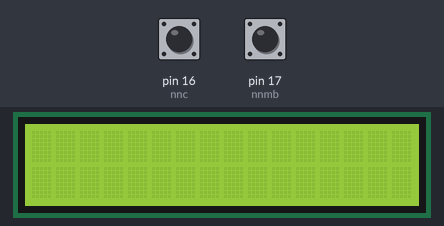
Simulated run of this sketch. Board: Arduino Uno, built with avr-gcc and run on an emulated ATmega328P. Parts: 16×2 character LCD. Inputs (shaded band) come from the test bench; at power-on: pin 17 (nnmb) LOW, pin 16 (nnc) HIGH. What the sketch prints to the serial monitor is not drawn.

Above: at 1.2 s.
1.3 s: pin 17 (nnmb) driven HIGH
At 2.0 s:
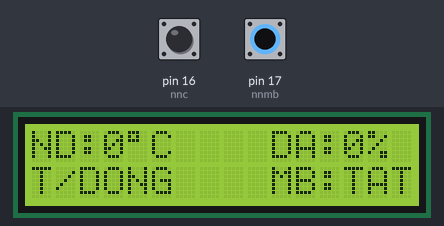
2.8 s: pin 16 (nnc) pulsed LOW 5 times (0.12 s each, 0.3 s apart)
5.8 s: pin 17 (nnmb) pulsed LOW 2 times (0.12 s each, 0.3 s apart)
At 6.09 s:
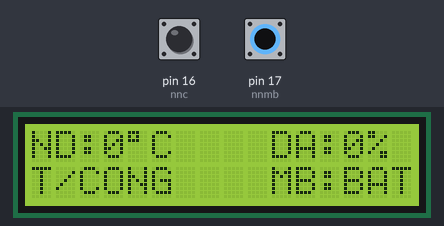
Timing chart, 0 to 8.8 s (numbered marks = the images above; inputs shaded):
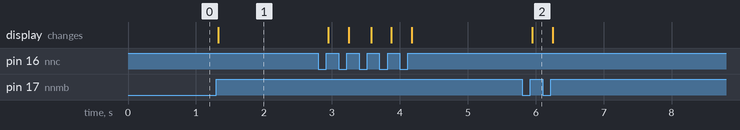

Measured:
- after the input at 1.3 s, the display: changes at once (image 1)
- after the input at 5.8 s, the display: changes after 0.15 s (image 2)

The sketch:

Mach_LCD_2NN_Lora_Esp32_thu.ino
```cpp
#include<SoftwareSerial.h>
#include <LiquidCrystal_I2C.h>
#include <Wire.h>
LiquidCrystal_I2C lcd(0x27, 16, 2);

char data,chay,l;
char    dl[16]="";

int   nnc=16;
int   nnmb=17;
int   ttc,ttmb,ttct,ttmbt,quet;

long  nd,da;
int   gui;

void setup()
{
    Serial.begin(9600);
    pinMode(nnc,INPUT);
    pinMode(nnmb,INPUT);
    lcd.init();     // khoi tao lcd
    lcd.backlight();
    chay=0;
    quet=0;
}
void loop()
{
  if(Serial.available() > 0)
  {
    data = Serial.read();
    if(data=='.')
    {
      if(dl[0]=='t')        // nhiet do vuon
      {
        nd=(dl[1]-0x30)*10+(dl[2]-0x30);
        da=(dl[3]-0x30)*10+(dl[4]-0x30);
        Serial.print("ok");
      }
      else if(dl[0]=='k')        // nhiet do vuon
      {
        ttc=(dl[1]-0x30);
        ttmb=(dl[2]-0x30);
        Serial.print("tt");
      }
      for(l=0;l<16;l++)
      {
        dl[l]=0x20;
      }
      chay=0;
    }
    else
    {
      dl[chay]=data;
      chay++;
    }
  }
  ktra_nnc();
  ktra_nnmb();
  gui_gt();
  quet++;
  delay(1);
  if(quet==100)
  {
    ttct=10;
  }
  else if(quet==200)
  {
    ttmbt=10;
    quet=0;
  }
  hienthi();
}

void hienthi()
{
  lcd.setCursor(0,0);
  lcd.print("ND:");
  lcd.print(nd);      //+0x30 chuyen tu thap phan sang ma ascii
  lcd.write(0xdf);
  lcd.print("C   ");

  lcd.setCursor(10,0);
  lcd.print("DA:");
  lcd.print(da);
  lcd.print("%");

  if(ttc==1)
  {
    lcd.setCursor(0,1);
    lcd.print("T/CONG");
  }
  else
  {
    lcd.setCursor(0,1);
    lcd.print("T/DONG");
  }

  if(ttmb==1)
  {
    lcd.setCursor(10,1);
    lcd.print("MB:BAT");
  }
  else
  {
    lcd.setCursor(10,1);
    lcd.print("MB:TAT");
  }
}

void ktra_nnc()
{
  if(digitalRead(nnc)==0)
  {
    delay(20);
    if(digitalRead(nnc)==0)
    {
      ttc++;
      if(ttc>1)        ttc=0;
      gui_gt();
      while(digitalRead(nnc)==0);
    }
  }
}
void ktra_nnmb()
{
  if(digitalRead(nnmb)==0)
  {
    delay(20);
    if(digitalRead(nnmb)==0)
    {
      if(ttc==1)
      {
        ttmb++;
        if(ttmb>1)        ttmb=0;
      }
      gui_gt();
      while(digitalRead(nnmb)==0);
    }
  }
}

void gui_gt()
{
  if((ttct!=ttc))
  {
    ttct=ttc;
    if(ttc==1)      Serial.print("1");
    else            Serial.print("2");
  }

  if((ttmbt!=ttmb))
  {
    ttmbt=ttmb;
    if(ttmb==1)      Serial.print("3");
    else             Serial.print("4");
  }
}
```
